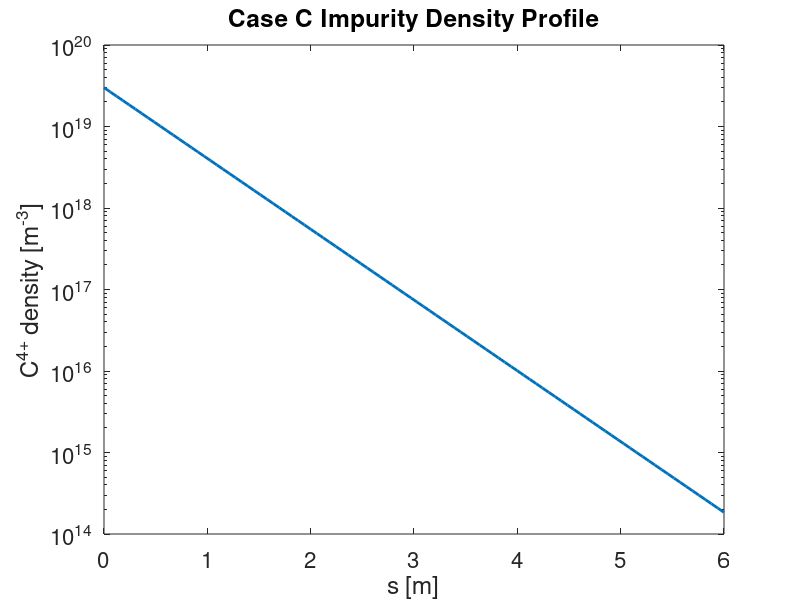

Reproduce this figure in MATLAB.
close all
clear all

TD = 50;
E=-25;
Z=4;
s = linspace(0,6,100);

boltzmann = 3e19*exp(Z*E*s./TD)
semilogy(s,boltzmann,'lineWidth',2)
title('Case C Impurity Density Profile')
xlabel('s [m]')
ylabel('C^{4+} density [m^{-3}]')
% axis([0 150 0 1e20])
set(gca,'fontsize',16)
% legend('\phi_{in}/v_{prompt loss}','\phi_{in}/v_{thermal}')